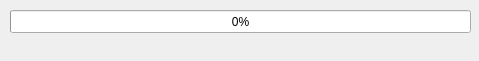
<?xml version="1.0" encoding="UTF-8"?>
<ui version="4.0">
 <class>Dialog</class>
 <widget class="QDialog" name="Dialog">
  <property name="geometry">
   <rect>
    <x>0</x>
    <y>0</y>
    <width>479</width>
    <height>61</height>
   </rect>
  </property>
  <property name="windowTitle">
   <string>Dialog</string>
  </property>
  <property name="modal">
   <bool>true</bool>
  </property>
  <widget class="QProgressBar" name="progressBar">
   <property name="geometry">
    <rect>
     <x>10</x>
     <y>10</y>
     <width>461</width>
     <height>23</height>
    </rect>
   </property>
   <property name="value">
    <number>0</number>
   </property>
  </widget>
  <widget class="QLabel" name="label_Status">
   <property name="geometry">
    <rect>
     <x>10</x>
     <y>40</y>
     <width>461</width>
     <height>16</height>
    </rect>
   </property>
   <property name="font">
    <font>
     <pointsize>8</pointsize>
    </font>
   </property>
   <property name="text">
    <string/>
   </property>
  </widget>
 </widget>
 <resources/>
 <connections/>
</ui>
